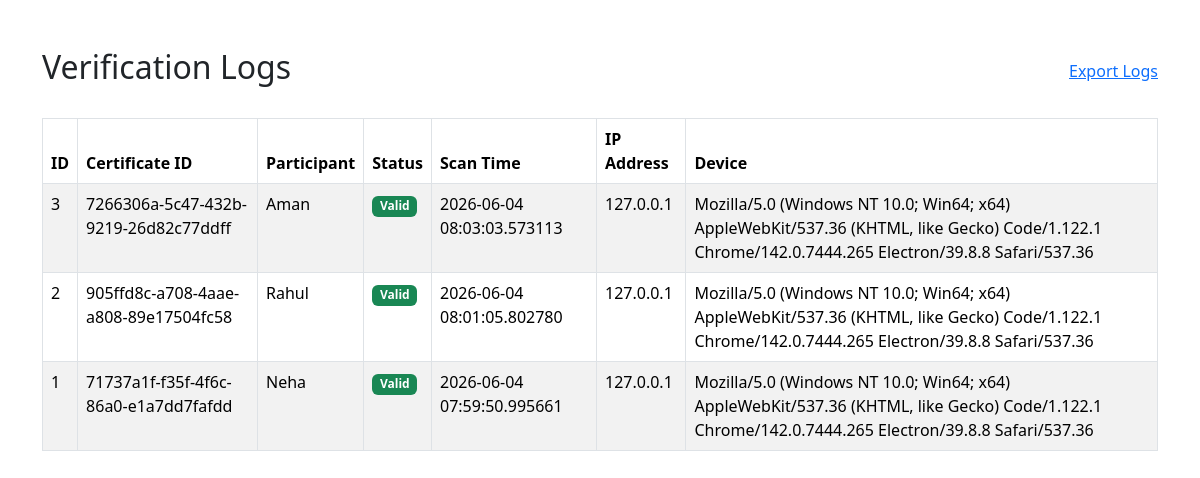
Screenshot of /verification-logs (signed in) with the database file from the repository.
### models/models.py (models this page shows)
class VerificationLog(db.Model):
    __tablename__ = "verification_logs"
    id = db.Column(db.Integer, primary_key=True)
    certificate_id = db.Column(
        db.String(100),
        nullable=False,
        index=True
    )
    participant_id = db.Column(
        db.Integer,
        db.ForeignKey("participants.id"),
        nullable=True,
        index=True
    )
    status = db.Column(
        db.Enum("valid", "invalid", name="verification_status"),
        nullable=False
    )
    scan_time = db.Column(
        db.DateTime,
        default=datetime.utcnow,
        nullable=False
    )
    ip_address = db.Column(
        db.String(100),
        nullable=True
    )
    device_info = db.Column(
        db.String(500),
        nullable=True
    )

class Participant(db.Model):
    __tablename__ = "participants"
    id = db.Column(
        db.Integer,
        primary_key=True
    )
    name = db.Column(
        db.String(100),
        nullable=False
    )
    email = db.Column(
        db.String(120),
        unique=True,
        nullable=False
    )
    college = db.Column(
        db.String(100)
    )
    created_at = db.Column(
        db.DateTime,
        default=datetime.utcnow
    )
    event_id = db.Column(
        db.Integer,
        db.ForeignKey("events.id"),
        nullable=True)
    certificate = db.relationship(
        "Certificate",
        backref="participant",
        uselist=False,
        cascade="all, delete-orphan"
    )
    verification_logs = db.relationship(
    "VerificationLog",
    backref="participant",
    lazy=True,
    cascade="all, delete-orphan"
)

### routes/certificate_routes.py (the view)
@certificate_bp.route("/verification-logs")
@admin_required
def verification_logs():
    logs = VerificationLog.query.order_by(
        VerificationLog.scan_time.desc()
    ).all()
    return render_template(
        "verification_logs.html",
        logs=logs
    )

### templates/verification_logs.html (shortened to what this page needs)
<!DOCTYPE html>
<html>
<head>
    <link href="https://cdn.jsdelivr.net/npm/bootstrap@5.3.3/dist/css/bootstrap.min.css"
          rel="stylesheet">
</head>
<body>
<div class="container mt-5">
    <div class="d-flex justify-content-between align-items-center mb-4">
        <h2>Verification Logs</h2>
        <a href="{{ url_for('certificate_bp.export_logs') }}">
    Export Logs
</a>
    </div>
    <table class="table table-bordered table-striped">
        <thead>
        <tr>
            <th>ID</th>
            <th>Certificate ID</th>
            <th>Participant</th>
            <th>Status</th>
            <th>Scan Time</th>
            <th>IP Address</th>
            <th>Device</th>
        </tr>
        </thead>
        <tbody>
        {% for log in logs %}
        <tr>
            <td>{{ log.id }}</td>
            <td>{{ log.certificate_id }}</td>
            <td>
                {% if log.participant %}
                    {{ log.participant.name }}
                {% else %}
                    Unknown
                {% endif %}
            </td>
            <td>
                {% if log.status == "valid" %}
                    <span class="badge bg-success">
                        Valid
                    </span>
                {% else %}
                    <span class="badge bg-danger">
                        Invalid
                    </span>
                {% endif %}
            </td>
            <td>{{ log.scan_time }}</td>
            <td>{{ log.ip_address }}</td>
            <td>{{ log.device_info }}</td>
        </tr>
        {% endfor %}
        </tbody>
    </table>
</div>
</body>
</html>

### rows the page displays
VerificationLog: id "3", certificate_id "7266306a-5c47-432b-9219-26d82c77ddff", participant.name "Aman", status "Valid", scan_time "2026-06-04 08:03:03.573113", ip_address "127.0.0.1", device_info "Mozilla/5.0 (Windows NT 10.0; Win64; x64) AppleWebKit/537.36 (KHTML, like Gecko) Code/1.122.1 Chrome/142.0.7444.265 Electron/39.8.8 Safari/537.36"
VerificationLog: id "2", certificate_id "905ffd8c-a708-4aae-a808-89e17504fc58", participant.name "Rahul", status "Valid", scan_time "2026-06-04 08:01:05.802780", ip_address "127.0.0.1", device_info "Mozilla/5.0 (Windows NT 10.0; Win64; x64) AppleWebKit/537.36 (KHTML, like Gecko) Code/1.122.1 Chrome/142.0.7444.265 Electron/39.8.8 Safari/537.36"
VerificationLog: id "1", certificate_id "71737a1f-f35f-4f6c-86a0-e1a7dd7fafdd", participant.name "Neha", status "Valid", scan_time "2026-06-04 07:59:50.995661", ip_address "127.0.0.1", device_info "Mozilla/5.0 (Windows NT 10.0; Win64; x64) AppleWebKit/537.36 (KHTML, like Gecko) Code/1.122.1 Chrome/142.0.7444.265 Electron/39.8.8 Safari/537.36"
